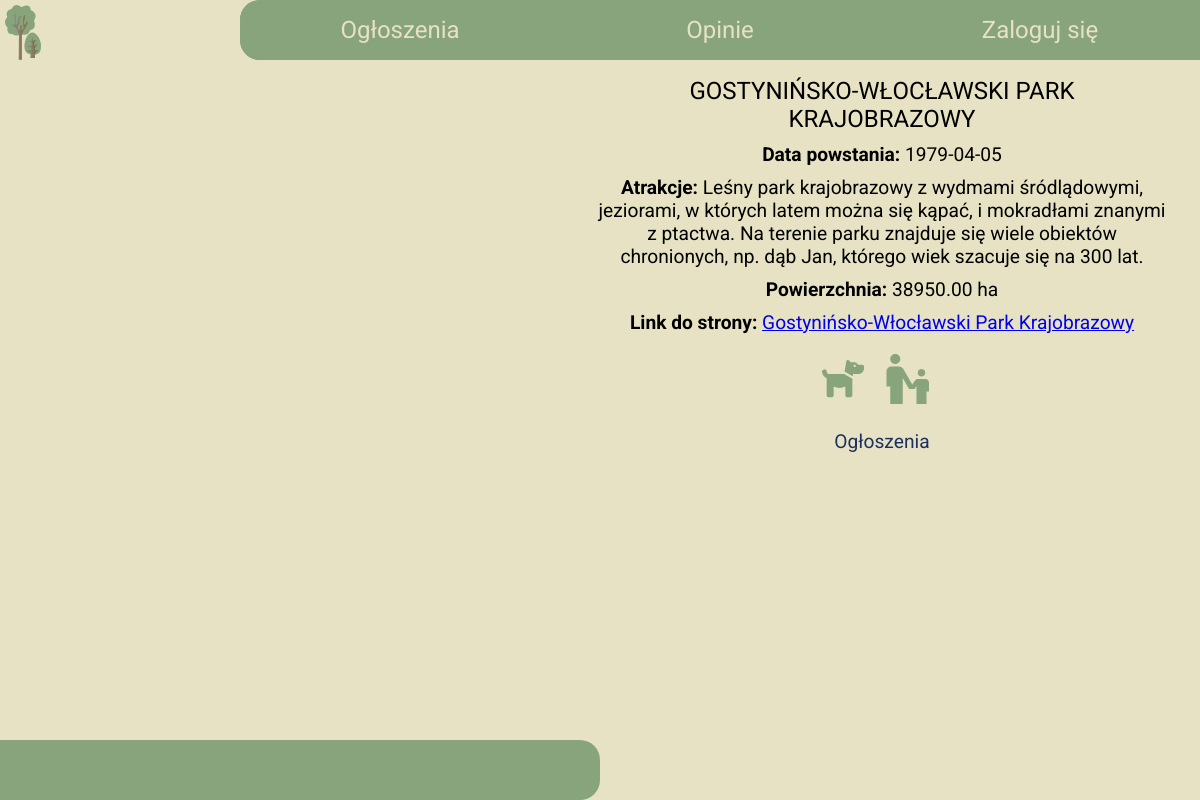
Page /parki.php?id=0&miasto=2 on the committed database.
### tables this page shows
CREATE TABLE `park` (
  `id` int(11) NOT NULL,
  `name` varchar(255) NOT NULL,
  `city` int(11) NOT NULL,
  `surface` decimal(10,2) NOT NULL,
  `creation_date` date DEFAULT NULL,
  `attractions` text NOT NULL,
  `link` varchar(255) DEFAULT NULL,
  `pet_friendly` int(11) DEFAULT NULL,
  `suitable_for_children` int(11) DEFAULT NULL
);

### parki.php (the view, shortened to what this page needs)
<!DOCTYPE html>
<html lang="en">
  <head>
    <link rel="stylesheet" type="text/css" href="style.css" />
    <link rel="stylesheet" type="text/css" href="style_parki.css" />
  </head>
  <body>
    <?php
    include 'polaczenie.php';
    $id=$_GET['id'];
    $miasto=$_GET['miasto'];
    if($id==0){
      $sql2="SELECT id FROM park WHERE city=${miasto} limit 1";
      $result2 = mysqli_query($conn,$sql2);
      $row2 =  mysqli_fetch_array($result2);
      $id=$row2['id'];
    }
    $sql="SELECT * FROM park WHERE id=${id} ";
    $result = mysqli_query($conn,$sql);
    $row =  mysqli_fetch_array($result);
    ?>
    <a href="index.html"><img class="logo" src="svg/logo.svg" /></a>
    <div class="menu">
      <ul>
        <li class="ogloszenia"><a href="ogloszenia.html">Ogłoszenia</a></li>
        <li class="opinie"><a href="opinie.php">Opinie</a></li>
        <li class="logowanie"><a href="logowanie.html">Zaloguj się</a></li>
      </ul>
    </div>
    <div class="srodek">
      <div class="lewy">
      </div>
      <div class="prawy">
        <p class='nazwa'>
            <?php
            $nazwa=$row['name'];
            echo $row['name'];
              ?>
        </p>
        <p class='data_powstania'> <span>Data powstania:</span>
            <?php
            echo  $row['creation_date'];
              ?>
        </p>
        <p class='atrakcje'><span>Atrakcje:</span>
            <?php
            echo $row['attractions'];
              ?>
        </p>
        <p class='powierzchnia'><span>Powierzchnia:</span>
            <?php
            echo $row['surface'] ;
              ?>
              ha
        </p>
        <p class='link'><span>Link do strony:</span> <a href="
            <?php
            echo $row['link'];
              ?>"><?php
              echo $row['name'];
                ?></a>
        </p>
        <div class="ikonki">
            <?php
            $przyjazne= $row['pet_friendly'];
            if($przyjazne==1){
                echo "<img title='Dostosowane do zwierząt' src='svg/zwierzak.svg'/> ";
            }
            $przyjazne2= $row['suitable_for_children'];
            if($przyjazne2==1){
                echo "<img title='Przystosowane dla dzieci' src='svg/dziecko.svg'/> ";
            }
              ?>
        </div>
        <div class="linki">
          <p><?php echo "<a class='link_ogl' href='ogloszenia.html?nazwa=${nazwa}'>Ogłoszenia</a>" ?></p>
          </div>
      </div>
    </div>
    <div class="pasek_dolny"></div>
  </body>
</html>

### style.css (style rules this page uses)
* { margin: 0; padding: 0; box-sizing: border-box; }
body { font-family: "Roboto", sans-serif; font-size: 24px; background-color: #e6e2c3; }
div { position: relative; text-align: center; }
div.menu { width: 100vw; height: 5vh; text-align: center; color: #e6e2c3; text-transform: none; }
div.menu ul { position: absolute; background-color: #88a47c; border-top-left-radius: 20px; border-bottom-left-radius: 20px; width: 80vw; list-style: none; right: 0%; }
div.menu li { background-color: #88a47c; line-height: 5vw; width: calc((100% / 3)); float: left; }
div.menu li:last-child { border-right: none; }
div.menu li:nth-child(1) { border-top-left-radius: 20px; border-bottom-left-radius: 20px; }
div.menu a { color: #e6e2c3; text-decoration: none; }
div.srodek { position: absolute; top: 6vw; }
div.lewy { text-align: center; width: 50vw; float: left; }
div.prawy { width: 50vw; float: left; }
img.logo { position: absolute; height: calc(5vw - 5px); margin: 5px 0 0 5px; }
div.pasek_dolny { position: absolute; bottom: 0%; background-color: #88a47c; width: 50vw; height: 5vw; float: left; border-top-right-radius: 20px; border-bottom-right-radius: 20px; }

### style_parki.css (style rules this page uses)
div.pasek_dolny { position: fixed; background-color: #88a47c; width: 50vw; height: 5vw; float: left; border-top-right-radius: 20px; border-bottom-right-radius: 20px; }
div.menu, img.logo { position: fixed; z-index: 1; }
div.lewy { width: 49vw; min-height: 80vh; float: left; overflow: auto; }
div.prawy { width: 49vw; position: relative; overflow: auto; }
p.nazwa { font-size: 1em; }
.ikonki { width: 48vw; position: relative; padding: 10px; }
p { font-size: 0.8em; padding: 5px; }
p.nazwa { text-transform: uppercase; }
span { font-weight: bold; }
a.link_ogl { text-decoration: none; color: #1c315e; }

### rows in the picture
park: name "GOSTYNIŃSKO-WŁOCŁAWSKI PARK KRAJOBRAZOWY", creation_date "1979-04-05", attractions "Leśny park krajobrazowy z wydmami śródlądowymi, jeziorami, w których latem można się kąpać, i mokradłami znanymi z ptactwa. Na terenie parku znajduje się wiele obiektów chronionych, np. dąb Jan, którego wiek szacuje się na 300 lat.", surface "38950.00", name "Gostynińsko-Włocławski Park Krajobrazowy"
